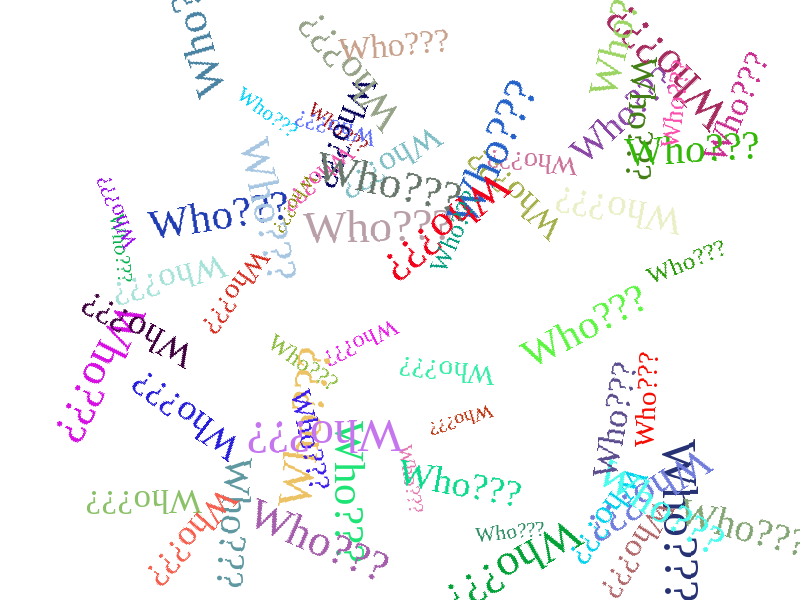

MATLAB code for this plot:
% Who??? 
axis off;
set(gcf,'menubar','none','toolbar','none');
for k=1:60
    h=text(rand,rand,...
        ['\fontsize{',num2str(unifrnd(20,50)),'}\fontname{Times New Roman}Who???'],...
        'color',rand(1,3),'Rotation',360*rand);
    pause(0.1);
end
